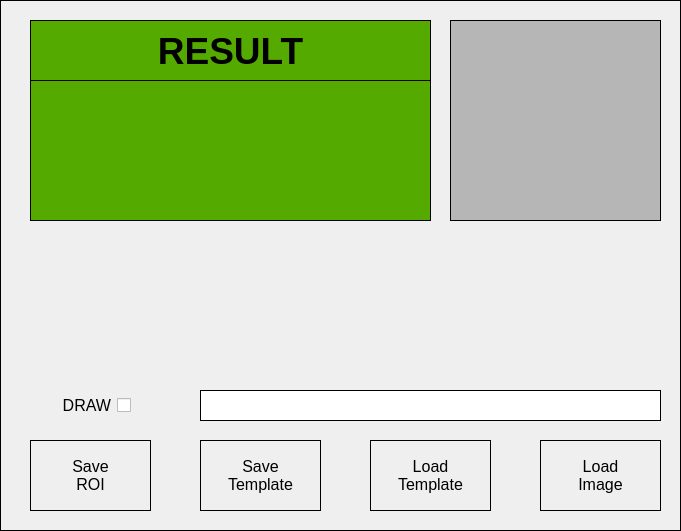
     <widget class="QWidget" name="widget" native="true">
      <property name="geometry">
       <rect>
        <x>1220</x>
        <y>20</y>
        <width>681</width>
        <height>531</height>
       </rect>
      </property>
      <property name="styleSheet">
       <string notr="true">
border: 1px solid rgb(0, 0, 0);</string>
      </property>
      <widget class="QPushButton" name="bnSaveRoi">
       <property name="enabled">
        <bool>true</bool>
       </property>
       <property name="geometry">
        <rect>
         <x>30</x>
         <y>440</y>
         <width>121</width>
         <height>71</height>
        </rect>
       </property>
       <property name="font">
        <font>
         <pointsize>12</pointsize>
         <italic>false</italic>
         <bold>false</bold>
        </font>
       </property>
       <property name="focusPolicy">
        <enum>Qt::ClickFocus</enum>
       </property>
       <property name="whatsThis">
        <string>&lt;html&gt;&lt;head/&gt;&lt;body&gt;&lt;p&gt;&lt;br/&gt;&lt;/p&gt;&lt;/body&gt;&lt;/html&gt;</string>
       </property>
       <property name="layoutDirection">
        <enum>Qt::LeftToRight</enum>
       </property>
       <property name="styleSheet">
        <string notr="true"/>
       </property>
       <property name="text">
        <string>Save
ROI</string>
       </property>
      </widget>
      <widget class="QPushButton" name="bnSaveTemplate">
       <property name="enabled">
        <bool>true</bool>
       </property>
       <property name="geometry">
        <rect>
         <x>200</x>
         <y>440</y>
         <width>121</width>
         <height>71</height>
        </rect>
       </property>
       <property name="font">
        <font>
         <pointsize>12</pointsize>
         <italic>false</italic>
         <bold>false</bold>
        </font>
       </property>
       <property name="focusPolicy">
        <enum>Qt::ClickFocus</enum>
       </property>
       <property name="whatsThis">
        <string>&lt;html&gt;&lt;head/&gt;&lt;body&gt;&lt;p&gt;&lt;br/&gt;&lt;/p&gt;&lt;/body&gt;&lt;/html&gt;</string>
       </property>
       <property name="layoutDirection">
        <enum>Qt::LeftToRight</enum>
       </property>
       <property name="styleSheet">
        <string notr="true"/>
       </property>
       <property name="text">
        <string>Save
Template</string>
       </property>
      </widget>
      <widget class="QPushButton" name="bnLoadTemplate">
       <property name="enabled">
        <bool>true</bool>
       </property>
       <property name="geometry">
        <rect>
         <x>370</x>
         <y>440</y>
         <width>121</width>
         <height>71</height>
        </rect>
       </property>
       <property name="font">
        <font>
         <pointsize>12</pointsize>
         <italic>false</italic>
         <bold>false</bold>
        </font>
       </property>
       <property name="focusPolicy">
        <enum>Qt::ClickFocus</enum>
       </property>
       <property name="whatsThis">
        <string>&lt;html&gt;&lt;head/&gt;&lt;body&gt;&lt;p&gt;&lt;br/&gt;&lt;/p&gt;&lt;/body&gt;&lt;/html&gt;</string>
       </property>
       <property name="layoutDirection">
        <enum>Qt::LeftToRight</enum>
       </property>
       <property name="styleSheet">
        <string notr="true"/>
       </property>
       <property name="text">
        <string>Load
Template</string>
       </property>
      </widget>
      <widget class="QPushButton" name="bnLoadImg">
       <property name="enabled">
        <bool>true</bool>
       </property>
       <property name="geometry">
        <rect>
         <x>540</x>
         <y>440</y>
         <width>121</width>
         <height>71</height>
        </rect>
       </property>
       <property name="font">
        <font>
         <pointsize>12</pointsize>
         <italic>false</italic>
         <bold>false</bold>
        </font>
       </property>
       <property name="focusPolicy">
        <enum>Qt::ClickFocus</enum>
       </property>
       <property name="styleSheet">
        <string notr="true"/>
       </property>
       <property name="text">
        <string>Load
Image</string>
       </property>
      </widget>
      <widget class="QLabel" name="label_temp">
       <property name="geometry">
        <rect>
         <x>450</x>
         <y>20</y>
         <width>211</width>
         <height>201</height>
        </rect>
       </property>
       <property name="styleSheet">
        <string notr="true">background-color: rgb(182, 182, 182);
border: 1px solid rgb(0, 0, 0);
border-radius:0px;</string>
       </property>
       <property name="text">
        <string/>
       </property>
       <property name="alignment">
        <set>Qt::AlignCenter</set>
       </property>
      </widget>
      <widget class="QCheckBox" name="checkBoxTemp">
       <property name="geometry">
        <rect>
         <x>30</x>
         <y>390</y>
         <width>101</width>
         <height>31</height>
        </rect>
       </property>
       <property name="font">
        <font>
         <pointsize>12</pointsize>
        </font>
       </property>
       <property name="layoutDirection">
        <enum>Qt::RightToLeft</enum>
       </property>
       <property name="autoFillBackground">
        <bool>false</bool>
       </property>
       <property name="styleSheet">
        <string notr="true">border:none;</string>
       </property>
       <property name="text">
        <string>     DRAW</string>
       </property>
      </widget>
      <widget class="QLabel" name="label_template_dir">
       <property name="geometry">
        <rect>
         <x>200</x>
         <y>390</y>
         <width>461</width>
         <height>31</height>
        </rect>
       </property>
       <property name="styleSheet">
        <string notr="true">background-color: rgb(255, 255, 255);
color: rgb(0, 0, 0);</string>
       </property>
       <property name="text">
        <string/>
       </property>
      </widget>
      <widget class="QLabel" name="label_check">
       <property name="geometry">
        <rect>
         <x>30</x>
         <y>20</y>
         <width>401</width>
         <height>201</height>
        </rect>
       </property>
       <property name="font">
        <font>
         <pointsize>48</pointsize>
         <bold>true</bold>
         <kerning>true</kerning>
        </font>
       </property>
       <property name="styleSheet">
        <string notr="true">color: rgb(0, 0, 0);
border: 1px solid rgb(0, 0, 0);
background-color: rgb(85, 170, 0);
border-radius: 0px;</string>
       </property>
       <property name="text">
        <string/>
       </property>
       <property name="alignment">
        <set>Qt::AlignHCenter|Qt::AlignTop</set>
       </property>
       <property name="margin">
        <number>0</number>
       </property>
       <property name="indent">
        <number>60</number>
       </property>
      </widget>
      <widget class="QLabel" name="label_time">
       <property name="geometry">
        <rect>
         <x>30</x>
         <y>180</y>
         <width>401</width>
         <height>41</height>
        </rect>
       </property>
       <property name="font">
        <font>
         <pointsize>16</pointsize>
         <bold>true</bold>
        </font>
       </property>
       <property name="styleSheet">
        <string notr="true">border: none;
background-color:none;
color: rgb(0, 0, 0);</string>
       </property>
       <property name="text">
        <string/>
       </property>
       <property name="alignment">
        <set>Qt::AlignCenter</set>
       </property>
      </widget>
      <widget class="QLabel" name="label_6">
       <property name="geometry">
        <rect>
         <x>30</x>
         <y>20</y>
         <width>401</width>
         <height>61</height>
        </rect>
       </property>
       <property name="font">
        <font>
         <pointsize>28</pointsize>
         <bold>true</bold>
        </font>
       </property>
       <property name="styleSheet">
        <string notr="true">color: rgb(0, 0, 0);
border: 1px solid rgb(0, 0, 0);
background-color: none;
border-radius: 0px;</string>
       </property>
       <property name="text">
        <string>RESULT</string>
       </property>
       <property name="alignment">
        <set>Qt::AlignCenter</set>
       </property>
      </widget>
     </widget>
